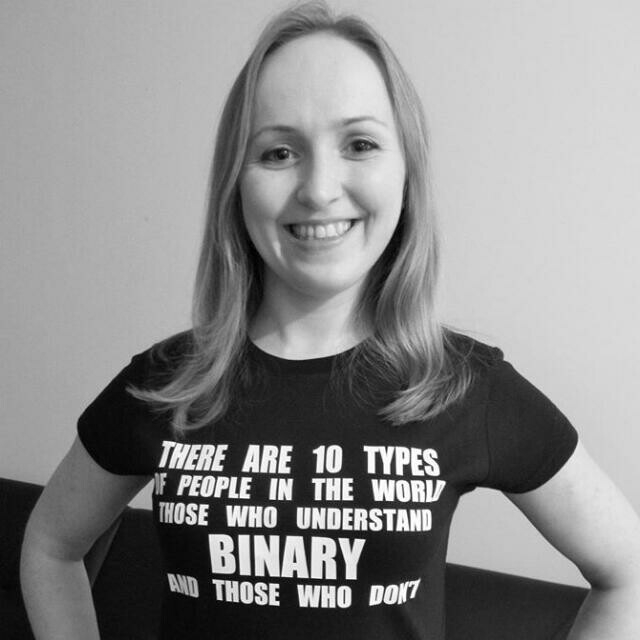
#> input picture motivating-examples/face-detection/pictures/kristina.jpg, 640 x 640 px
$ python face_detection.py
#> lines starting #> are read from the running program, lines starting #| are printed output that depends on the picture; after the words box and inside, x2 and y2 are one past the last pixel; in counts of white or black regions, pixels touching at a corner belong together
import cv2

PATH_TO_IMAGES = './pictures'
PATH_TO_RESOURCES = './resources'
INPUT_FILES = ['kristina.jpg']
PATH_TO_CASCADE_XML = '/'.join((PATH_TO_RESOURCES, 'haarcascade_frontalface_default.xml'))

for file in INPUT_FILES:
    file_name = "/".join((PATH_TO_IMAGES, file))

    # Read the input image
    image = cv2.imread(file_name)
#> image is the input picture: shape (640, 640, 3); min 0, max 255, mean 140.1

    # Create the cascade
    face_cascade = cv2.CascadeClassifier(PATH_TO_CASCADE_XML)

    # Use grayscale picture
    grayimg = cv2.cvtColor(image, cv2.COLOR_BGR2GRAY)
    grayimg = cv2.equalizeHist(grayimg)
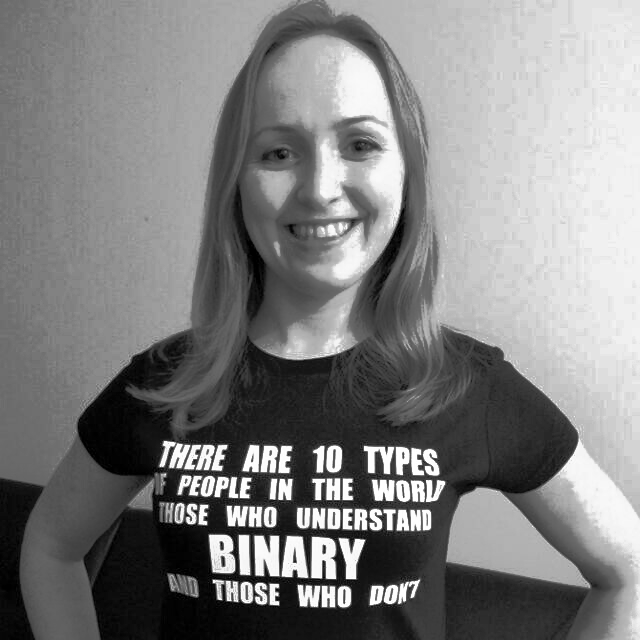
#> grayimg: shape (640, 640); min 0, max 255, mean 128.5

    # Run the classifier
    faces = face_cascade.detectMultiScale(image=grayimg,
                                          scaleFactor=1.15,
                                          minNeighbors=10,
                                          minSize=(30, 30))
#> faces = [[212, 62, 219, 219]]

    print("Processing file %s" % file)

    num_of_faces=len(faces)
#> num_of_faces = 1
    if num_of_faces!=0:
        # Draw a rectangle around the faces
        for (x, y, w, h) in faces:
            cv2.rectangle(image, (x, y), (x + w, y + h), (0, 255, 0), 2)
#> this loop made 1 pass
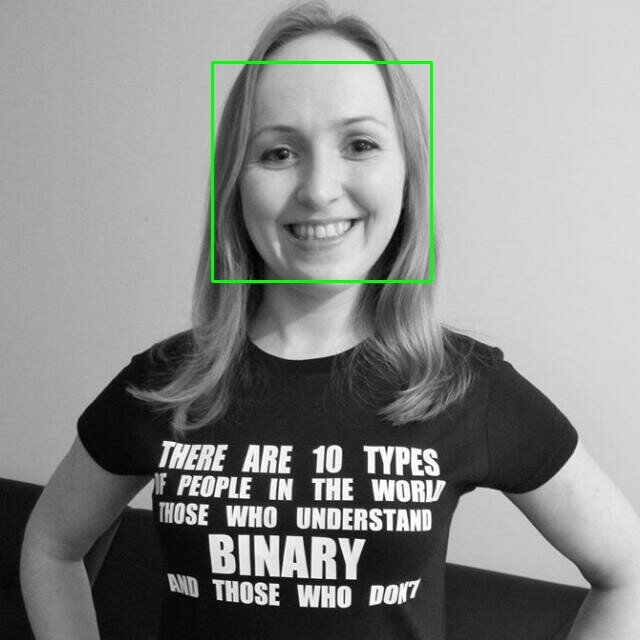
#> image: shape (640, 640, 3); 0.64% of pixels changed, all inside (x1, y1, x2, y2) = (211, 61, 433, 283)

        print("%s faces detected" % num_of_faces)
#| 1 faces detected
        cv2.imshow("Faces found", image)
        cv2.waitKey(0)
    else:
        print("no faces detected")
